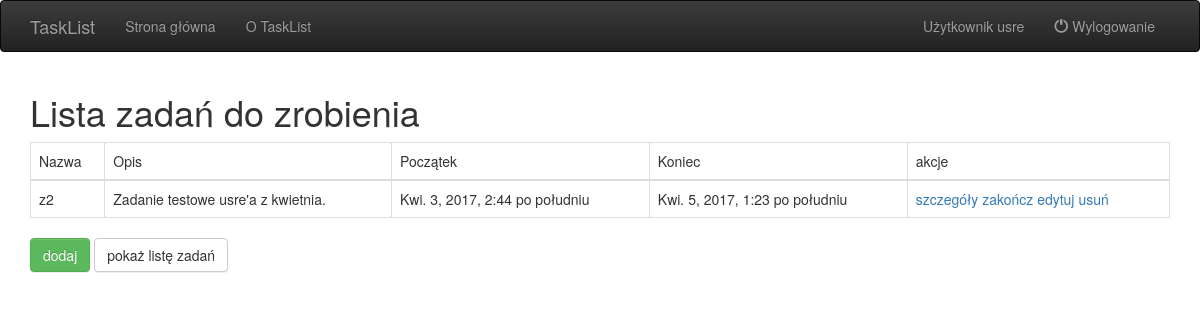
The app's page /tasks/todo/ (signed in), older data.
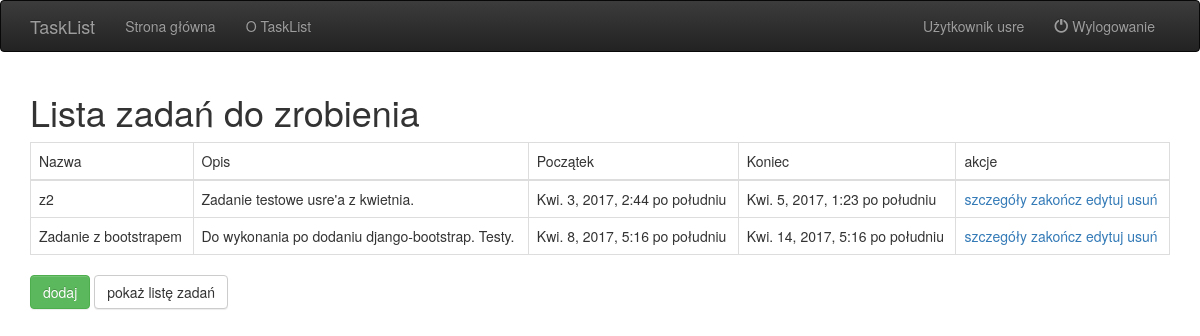
The same page, newer data.
### TaskList/models.py (models this page shows, shortened)
class Task(models.Model):
    user = models.ForeignKey(User)
    name = models.CharField(max_length=256)
    description = models.TextField(max_length=4000)
    start = models.DateTimeField(default=datetime.now)
    end = models.DateTimeField(default=datetime.now)
    done = models.BooleanField(default=False)

### TaskList/list_views.py (the view)
# urls.py: url(r'^tasks/todo/$', list_views.TaskListFilteredByFlagDone.as_view(done=False), name='task_list_todo'),
@method_decorator(login_required, 'dispatch')
class TaskListFilteredByFlagDone(ListView):
    done = True
    allow_empty = True
    template_name = "TaskList/task_list_filt.html"
    def get_queryset(self):
        return Task.objects.filter(user=self.request.user.pk, done=self.done)
    def get_context_data(self, **kwargs):
        context = super(TaskListFilteredByFlagDone, self).get_context_data(**kwargs)
        context['user'] = self.request.user
        return context

### TaskList/AuthenticationBackend.py (called while the page is built)
    def get_user(self, user_id):
        try:
            return User.objects.get(pk=user_id)
        except User.DoesNotExist:
            return None

### TaskList/templates/TaskList/task_list_filt.html (shortened to what this page needs)
{% extends "layout.html" %}
{% block content %}
	{% if view.done %}
	<h1>Lista wykonanych zadań</h1>
	{% else %}
	<h1>Lista zadań do zrobienia</h1>
	{% endif %}
	<table class="table table-bordered">
		<thead>
		<tr>
			<td>Nazwa</td><td>Opis</td><td>Początek</td><td>Koniec</td><td>akcje</td>
		</tr>
		</thead>
		<tbody>
		{% for task in object_list %}
		<tr>
			<td>{{task.name}}</td><td>{{task.description}}</td><td>{{task.start}}</td><td>{{task.end}}</td>
			<td>
				<a href="{% url 'task_details' task.id %}">szczegóły</a>
				{% if not task.done %}<a href="{% url 'task_finish' task.id %}">zakończ</a>{% endif %}
				<a href="{% url 'task_edit' task.id %}">edytuj</a>
				<a href="{% url 'task_delete' task.id %}">usuń</a>
			</td>
		</tr>
		{% empty %}
		<tr>
            Brak zadań {% if view.done %}wykonanych.{% else %}do wykonania.{% endif %}
		</tr>
		{% endfor %}
		</tbody>
	</table>
	<a class="btn btn-success" href="{% url 'task_new' %}">dodaj</a>
	<a class="btn btn-default" href="{% url 'task_list' %}">pokaż listę zadań</a>
{% endblock %}

Row changes from the older to the newer data that the page shows:
added Task: name "Zadanie z bootstrapem", description "Do wykonania po dodaniu django-bootstrap. Testy.", start "Kwi. 8, 2017, 5:16 po południu", end "Kwi. 14, 2017, 5:16 po południu", done "zakończ"
